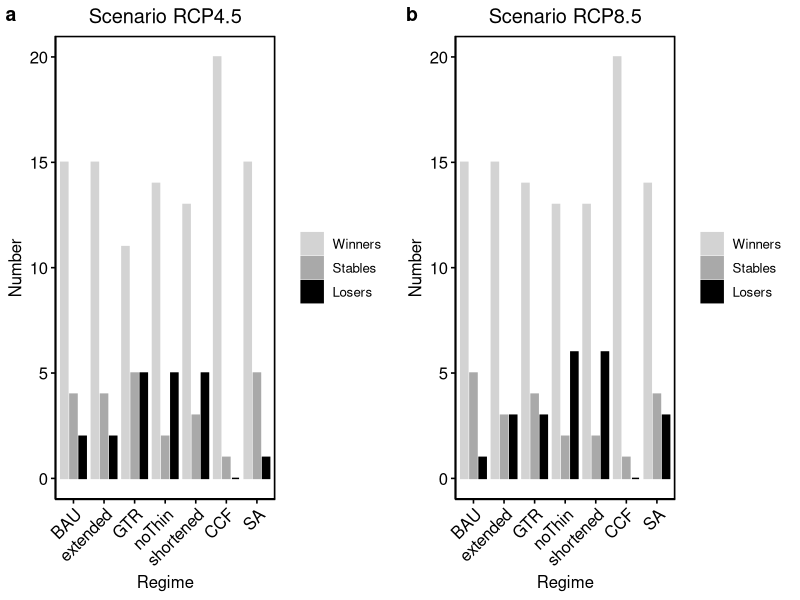
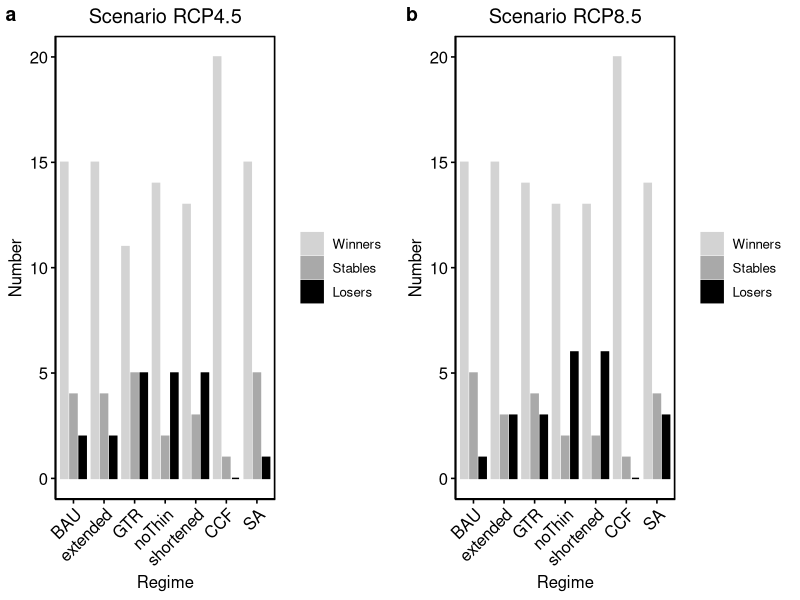

The R script that drew these images, in order:
# Barplots Winners and losers for Deadwood article (Elli's thesis)
# Author: Maria Triviño
# Date 7th Dec 21
# Updated nb of winners/losers/stables: 2nd March 22

library(ggplot2)
library(ggpubr)

personal_theme = theme(plot.title = 
                         element_text(hjust = 0.5)) +
  theme(panel.background = element_rect(fill = 'white', colour = 'black'))+
  theme(panel.border = element_rect(colour = "black", fill=NA, size=1))

# First trying different formats
#Win.RCP45<-c(19, 17, 17, 16, 14, 20, 16)
#Win.RCP85<-c(17, 18, 17, 15, 14, 21, 16) 
#Los.RCP45<-c(2, 4, 4, 5, 7, 1, 5)
#Los.RCP85<-c(4, 3, 4, 6, 7, 0, 5) 
#names(Win.RCP45)=names(Win.RCP85)=names(Los.RCP45)=names(Los.RCP85)=c("BAU","BAU_15","BAUwGTR","BAUwoT","BAUwoT_m20", "CCF","SA")

#RCP45 = rbind(Win.RCP45,Los.RCP45)
#row.names(RCP45) = c("Winners", "Losers")

#Number = c(19, 17, 17, 16, 14, 20, 16,# Win.RCP45
#           2, 4, 4, 5, 7, 1, 5) # Los.RCP45
#Number2 = c(17, 18, 17, 15, 14, 21, 16, # Win.RCP85
#            4, 3, 4, 6, 7, 0, 5)      #Los.RCP85

######################################################
#W/S/L						
#Climate scenario	Management type
#         SA   	BAU	   shorte extended	CCF	     GTR  	noThin
#RCP4.5	15/5/1	15/4/2	13/3/5	15/4/2	20/1/0	11/5/5	14/2/5
#RCP8.5	14/4/3	15/5/1	13/2/6	15/3/3	20/1/0	14/4/3	13/2/6
# Order Excel: 1)SA, 2)BAU, 3)shortened, 4)extended, 5)CCF, 6) GTR 7) noThin
# Order here: 1)"BAU", "extended", "GTR", "noThin", "shortened", "CCF", "SA"

#Number = c(19,2, 17, 4, 17, 4, 16,5, 14, 7, 20, 1, 16, 5) # For RCP45 (Winners and losers)
Number = c(15,4,2, 15,4,2, 11,5,5, 14,2,5, 13,3,5, 20,1,0, 15,5,1) # For RCP45 (Winners, stables & losers)
class(Number) #numeric

#sce <- c ("RCP4.5", "RCP8.5")
#Scenario <- rep(sce, each=14)

typ <- c ("Winners", "Stables", "Losers")
Type <- rep(typ, times = 7)
Type

#reg =c("BAU","BAU_15","BAUwGTR","BAUwoT","BAUwoT_m20", "CCF","SA")
reg = c("BAU", "extended", "GTR", "noThin", "shortened", "CCF", "SA")

Regime = rep(reg, each=3)
Regime

RCP45 = data.frame(cbind(Regime, Type, Number)) # Otherwise is "matrix" "array" 
class(RCP45)
class(RCP45$Number) # "character"
RCP45$Number <- as.numeric(RCP45$Number)
RCP45$Type <- as.factor(RCP45$Type)
RCP45$Type <- factor(RCP45$Type, levels = c("Winners", "Stables", "Losers"))

fig1 = ggbarplot(RCP45, x = "Regime", y = "Number",
                 fill = "Type", color = "Type",
                 #palette = c("gray", "black"),
                 palette = c("lightgray", "darkgray", "black"),
                 position = position_dodge(0.9),
                 x.text.angle = 45)

Fig_RCP45 = fig1 +
  #xlab ("Scenario") + 
  #ylab("Relative value") +
  ggtitle("Scenario RCP4.5") +
  personal_theme +
  theme(legend.position="none") +
  theme(legend.title=element_blank()) +
  theme(legend.position="right")

# Same but for scenario RCP85
#Number = c(17, 4, 18, 3, 17, 4, 15, 6, 14, 7, 21, 0, 16, 5)# For RCP85 (Winners and losers)
Number = c(15,5,1, 15,3,3, 14,4,3, 13,2,6, 13,2,6, 20,1,0, 14,4,3) # For RCP85 (Winners, stables & losers)

RCP85 = data.frame(cbind(Regime, Type, Number)) # Otherwise is "matrix" "array" 
RCP85$Number <- as.numeric(RCP85$Number)
#RCP85$Type <- factor(RCP85$Type, levels = c("Winners", "Losers"))
RCP85$Type <- factor(RCP85$Type, levels = c("Winners", "Stables", "Losers"))

fig2 = ggbarplot(RCP85, x = "Regime", y = "Number",
                 fill = "Type", color = "Type",
                 palette = c("lightgray", "darkgray", "black"),
                 position = position_dodge(0.9),
                 x.text.angle = 45)
Fig_RCP85 = fig2 +
  ggtitle("Scenario RCP8.5") +
  personal_theme +
  theme(legend.title=element_blank()) +
  theme(legend.position="right")

fig3 <- ggarrange(Fig_RCP45, Fig_RCP85,
                  labels = c("a", "b"),
                  ncol = 2, nrow = 1)
fig3
getwd()
setwd("/Users/matrivi/Documents/0 Work/v2_ellinoora/output")
ggsave(file = "Fig Win_Los2 March22.tiff", plot = fig3, width=25, height=10, units="cm", dpi=120, compression="lzw")
